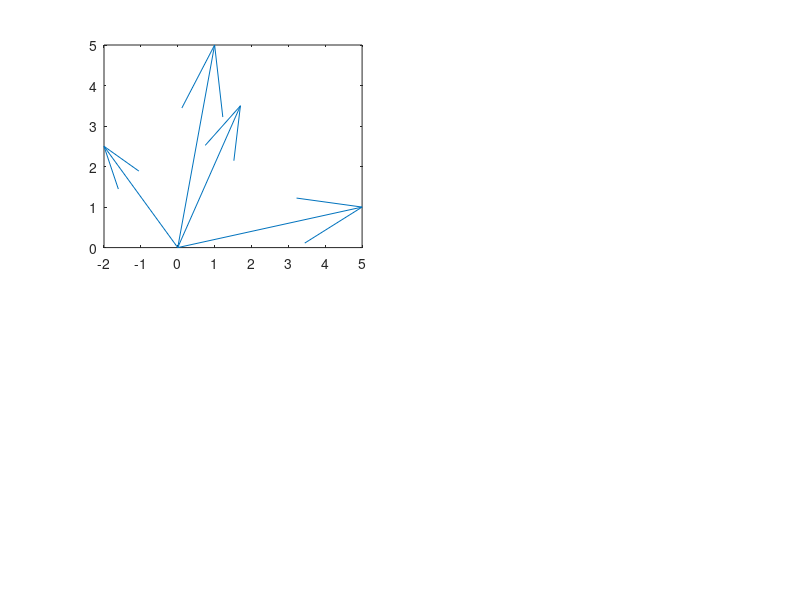

The MATLAB source for this figure: (Note: this script raises an error after producing the figure.)


close all
clear
X=[1.7 3.5; 1 5; -2 2.5; 5 1 ];
[n,p]=size(X);
zern=zeros(n,1);
zerp=zeros(p,1);
% Etichette dei punti A, B, C, ....
labx=char((('A'+0):('A'+n-1))');

% NON NEL LIBRO: un modo alternativo per ottenere il char array 4x1 era
% labx=('A':'D')'


% lwd = Linewidth delle frecce associate agli assi
lwd=2;
% coloriginalaxis = colore degli assi originali
coloriginalaxis='r';
% colnewaxis = colore dei nuovi assi cartesiani
colnewaxis='k';

% fsize = FontSize delle label degli assi
fsize=14;
% kk = scalare che determina la lunghezza degli assi cartesiani
kk=5;

% base canonica (matrice identità)
E=eye(p);

%% Pannello in alto a sinistra: punti nello spazio originale
nr=2; nc=2;
subplot(nr,nc,1)
% quiver(zern,zern,X(:,1),X(:,2) traccia le frecce da 0,0 ai punti X(:,1) e
% X(:,2). Il terzo argomento di quiver settato su 'off' serve per fare in
% modo che la lunghezza delle frecce non venga riscalata in automatico.
quiver(zern,zern,X(:,1),X(:,2),'off')
textOrigCoo=labx+"=("+string(num2str(X(:,1),3))+...
    ","+string(num2str(X(:,2),3))+")";
% Gli spazi vuoti dentro textOrigCoo vengono eliminati
textOrigCoo=strrep(textOrigCoo," ","");
text(X(:,1),X(:,2),textOrigCoo,'HorizontalAlignment',...
    'left','Color',coloriginalaxis)
hold('on')
% Assi cartesiani base canonica
quiver(zerp,zerp,kk*E(:,1),kk*E(:,2),'off',...
    'LineWidth',lwd,'Color',coloriginalaxis)
% label degli assi della base canonica
labaxis=["e_1";"e_2"];
text(kk*E(:,1),kk*E(:,2),labaxis,'HorizontalAlignment','left','Color',...
    coloriginalaxis,'FontSize',fsize)
% scala uguale nei due assi
axis equal

%% Pannello in alto a destra: vettori nella nuova base 
% e coordinate dei punti nella nuova base
subplot(nr,nc,2)
quiver(zern,zern,X(:,1),X(:,2),'off')
% Nuova base
V=[ 0.5156   -0.8569;  0.8569    0.5156];
hold('on')
Vtra=V';
% Nuovi assi cartesiani ortogonali v_1 v_2
quiver(zerp,zerp,kk*Vtra(:,1),kk*Vtra(:,2), ...
    'off','LineWidth',lwd,'Color',colnewaxis)
% label degli assi
labnewaxis=["v_1";"v_2"];
text(kk*Vtra(:,1),kk*Vtra(:,2),labnewaxis,...
    'HorizontalAlignment','left', 'Color',colnewaxis,'FontSize',fsize)

% Y=X*V=Coordinate dei punti nel nuovo riferimento 
% ortogonale V(:,1), V(:,2)
Y=X*V;
textNewCoo=labx+"=("+ string(num2str(Y(:,1),3)) + ...
    "," + string(num2str(Y(:,2),3))+")";
textNewCoo=strrep(textNewCoo," ","");
% L'istruzione di seguito inserisce l'indicazione delle coordinate dei
% punti nel nuovo sistema di riferimento (le etichette vengono plottate in
% corrispondenza di X(:,1) e X(:,2) ossia delle vecchie coordinate)
text(X(:,1),X(:,2),textNewCoo,'Color',colnewaxis)
axis equal

%% Pannello in basso a sinistra: vettori nella nuova base 
subplot(nr,nc,3)
quiver(zern,zern,Y(:,1),Y(:,2),'off')
hold('on')
quiver(zerp,zerp,kk*E(:,1),kk*E(:,2), ...
    'off','LineWidth',lwd,'Color',colnewaxis)

text(Y(:,1),Y(:,2),textNewCoo,'Color',colnewaxis)
text(kk*E(:,1),kk*E(:,2),labnewaxis,...
    'HorizontalAlignment','left','Color', colnewaxis,'FontSize',fsize)
axis equal

%{
%% Nel pannello in basso a destra si aggiunge una spiegazione dei vari assi
% Osservazione: questo pannello non è stato inserito nel testo
subplot(nr,nc,4);
set(gca,'XTick','','YTick','','XTickLabel','','YTickLabel','')

c = uicontrol('Style','text','Units','normalized','FontSize',13);

msg={['Pannello in alto a sinistra: coordinate dei punti nello spazio originale',...
    ' (base canonica e1 e2). Pannello in alto a destra: rappresentazione dei nuovi' ...
    ' assi cartesiani v1 v2 e coordinate dei punti nel nuovo sistema di riferimento. ' ...
    'Pannello in basso a sinistra: rappresentazione dei punti nel nuovo sistema' ...
    ' di assi cartesiani v1 v2.']};
c.String=msg;
c.Position=[0.6 0.15 0.3 0.3];
wrappedtext = textwrap(c,c.String,60);
%}

% print -depsc figs\basecan.eps;